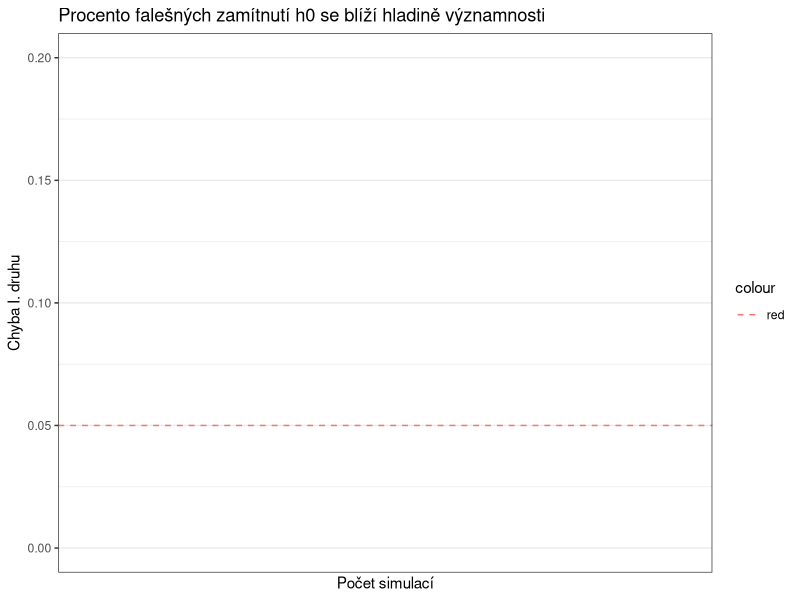

Write the R code that produced this figure.
## ---- chunk 1
#| code-caption: Moje caption
#| code-label: zpracovani-python
set.seed(78)
x <- rnorm(n = 100, mean = 1, sd = 1)
t.test(x = x, mu = 0,
       alternative = "two.sided", conf.level = 0.95)
## ---- chunk 2
library(dplyr)
library(ggplot2)
# Nastavení
K   <- 1000   # Pocet simulaci
n   <- 200    # Velikost vzorku
mu0 <- 0      # Skutecny prumer
sd0 <- 2      # Populační směrodatná odchylka
alpha <- 0.05 # Hladina významnosti
set.seed(639)
vzorky <- tibble()

# Simulace
for (i in seq_len(K)) {
    x <- rnorm(n = n, mean = mu0, sd = sd0)
    test <- t.test(x = x, mu = mu0, conf.level = 1 - alpha)
    vzorky <<- bind_rows(vzorky, tibble(n = i, vysledek = test$p.value <= alpha))
}
vzorky$cvysledky <- cummean(vzorky$vysledek)
ggplot(vzorky, aes(x = n, y = cvysledky)) +
    geom_line() +
    geom_hline(aes(yintercept = .05, color = "red"), linetype = "dashed") +
    scale_y_continuous(limits = c(0, .2)) +
    scale_x_continuous(labels = scales::label_number()) +
    theme_bw() +
    labs(
        title = "Procento falešných zamítnutí h0 se blíží hladině významnosti",
        y = "Chyba I. druhu",
        x = "Počet simulací"
    )
